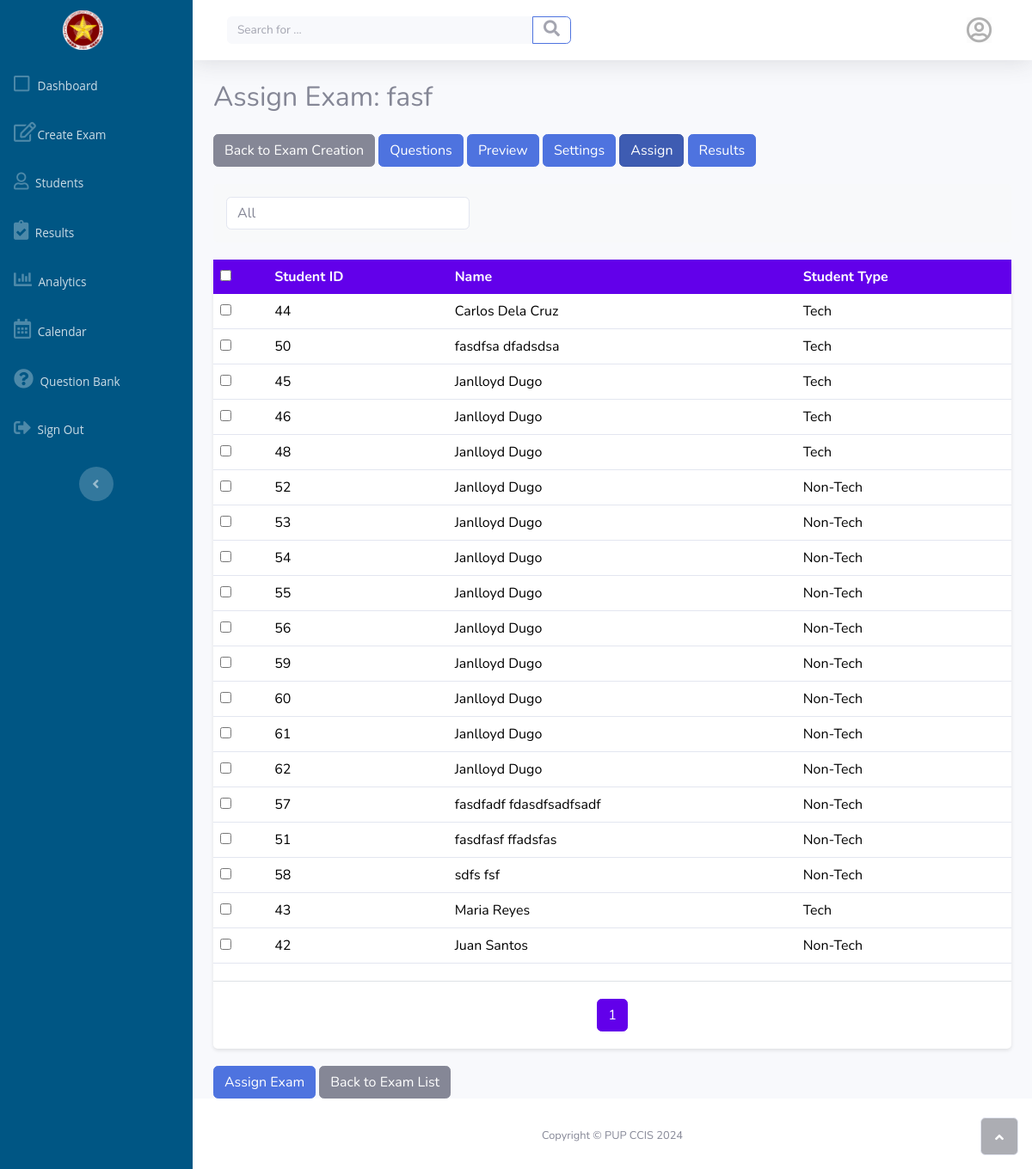
The page /admin/assign_exam.php?exam_id=8 on the database its author committed.
### tables this page shows
CREATE TABLE `exams` (
  `exam_id` int NOT NULL,
  `exam_name` varchar(255) NOT NULL,
  `description` text,
  `duration` varchar(50) NOT NULL,
  `schedule_date` date NOT NULL,
  `created_at` timestamp NULL DEFAULT CURRENT_TIMESTAMP,
  `folder_id` int DEFAULT NULL,
  `student_type` enum('tech','non-tech') DEFAULT NULL,
  `student_year` year DEFAULT NULL
);

CREATE TABLE `students` (
  `student_id` int NOT NULL,
  `last_name` varchar(255) NOT NULL,
  `first_name` varchar(255) NOT NULL,
  `middle_name` varchar(255) DEFAULT NULL,
  `gender` varchar(20) DEFAULT NULL,
  `dob` date DEFAULT NULL,
  `email` varchar(255) DEFAULT NULL,
  `contact_number` varchar(20) DEFAULT NULL,
  `street` varchar(255) DEFAULT NULL,
  `student_type` varchar(100) DEFAULT NULL,
  `previous_school` varchar(255) DEFAULT NULL,
  `year_level` varchar(50) DEFAULT NULL,
  `previous_program` varchar(255) DEFAULT NULL,
  `desired_program` varchar(255) DEFAULT NULL,
  `tor` varchar(255) DEFAULT NULL,
  `school_id` varchar(255) DEFAULT NULL,
  `reference_id` varchar(255) DEFAULT NULL,
  `is_tech` tinyint(1) DEFAULT NULL,
  `registration_date` timestamp NULL DEFAULT CURRENT_TIMESTAMP
);

### admin/assign_exam.php (the view, shortened to what this page needs)
<?php
include_once __DIR__ . '/../config/config.php';
$exam_id = $_GET['exam_id'] ?? null;
$stmt = $conn->prepare("SELECT exam_name FROM exams WHERE exam_id = ?");
$stmt->bind_param("i", $exam_id);
$stmt->execute();
$exam = $stmt->get_result()->fetch_assoc();
$students_per_page = 20;
$page = isset($_GET['page']) ? (int)$_GET['page'] : 1;
$offset = ($page - 1) * $students_per_page;
$total_query = "SELECT COUNT(*) as total FROM students";
$total_result = $conn->query($total_query);
$total_students = $total_result->fetch_assoc()['total'];
$total_pages = ceil($total_students / $students_per_page);
$student_query = "
    SELECT
        s.student_id,
        s.first_name,
        s.last_name,
        s.reference_id,
        s.is_tech,
        CASE
            WHEN s.is_tech = 1 THEN 'Tech'
            ELSE 'Non-Tech'
        END as track_name
    FROM students s
    ORDER BY s.last_name
    LIMIT ? OFFSET ?";
$stmt = $conn->prepare($student_query);
$stmt->bind_param("ii", $students_per_page, $offset);
$stmt->execute();
$students = $stmt->get_result()->fetch_all(MYSQLI_ASSOC);
$assigned_query = "SELECT student_id FROM exam_assignments WHERE exam_id = ?";
$assigned_stmt = $conn->prepare($assigned_query);
$assigned_stmt->bind_param("i", $exam_id);
$assigned_stmt->execute();
$assigned_result = $assigned_stmt->get_result();
$assigned_students = array_column($assigned_result->fetch_all(MYSQLI_ASSOC), 'student_id');
?>
<!DOCTYPE html>
<html lang="en">
<head>
    <link rel="stylesheet" href="assets/bootstrap/css/bootstrap.min.css">
  <link rel="stylesheet" href="assets/fonts/fontawesome-all.min.css">
  <link rel="stylesheet" href="assets/css/styles.min.css">
</head>
<body>
    <div id="wrapper">
        <?php include 'sidebar.php'; ?>
        <div id="content-wrapper" class="d-flex flex-column">
            <div id="content">
                <?php include 'topbar.php'; ?>
                <div class="container-fluid">
                    <h2 class="mb-4">Assign Exam: <?php echo htmlspecialchars($exam['exam_name']); ?></h2>
                    <div class="tab-menu" style="margin-bottom: 20px;">
                        <a href="create-exam.php?exam_id=<?php echo $exam_id; ?>" class="btn btn-secondary">Back to Exam Creation</a>
                        <a href="test2.php?exam_id=<?php echo $exam_id; ?>" class="btn btn-primary">Questions</a>
                        <a href="preview_exam.php?exam_id=<?php echo $exam_id; ?>" class="btn btn-primary">Preview</a>
                        <a href="exam_settings.php?exam_id=<?php echo $exam_id; ?>" class="btn btn-primary">Settings</a>
                        <button class="btn btn-primary active">Assign</button>
                        <a href="exam_results.php?exam_id=<?php echo $exam_id; ?>" class="btn btn-primary">Results</a>
                    </div>
                    <div class="filter-section">
                        <div class="row">
                            <div class="col-md-4">
                                <select id="trackFilter" class="form-control">
                                    <option value="">All</option>
                                </select>
                            </div>
                        </div>
                    </div>
                    <form method="POST">
                        <div class="student-table">
                            <table class="table">
                                <thead>
                                    <tr>
                                        <th>
                                            <input type="checkbox" id="selectAll">
                                        </th>
                                        <th>Student ID</th>
                                        <th>Name</th>
                                        <th>Student Type</th>
                                    </tr>
                                </thead>
                                <tbody>
                                    <?php foreach ($students as $student): ?>
                                    <tr class="student-row" data-track="<?php echo strtolower($student['track_name']); ?>">
                                        <td>
                                            <input type="checkbox" name="student_ids[]"
                                                   value="<?php echo $student['student_id']; ?>"
                                                   <?php echo in_array($student['student_id'], $assigned_students) ? 'checked' : ''; ?>>
                                        </td>
                                        <td><?php echo htmlspecialchars($student['student_id']); ?></td>
                                        <td><?php echo htmlspecialchars($student['first_name'] . ' ' . $student['last_name']); ?></td>
                                        <td><?php echo htmlspecialchars($student['track_name']); ?></td>
                                    </tr>
                                    <?php endforeach; ?>
                                </tbody>
                            </table>
                            <div class="pagination-container" style="padding: 20px; display: flex; justify-content: center;">
                                <nav aria-label="Student list pagination">
                                    <ul class="pagination">
                                        <?php
                                        $start_page = max(1, $page - 2);
                                        $end_page = min($total_pages, $start_page + 4);
                                        $start_page = max(1, $end_page - 4);
                                        for ($i = $start_page; $i <= $end_page; $i++):
                                        ?>
                                            <li class="page-item <?php echo ($i == $page) ? 'active' : ''; ?>">
                                                <a class="page-link" href="?exam_id=<?php echo $exam_id; ?>&page=<?php echo $i; ?>">
                                                    <?php echo $i; ?>
                                                </a>
                                            </li>
                                        <?php endfor; ?>
                                    </ul>
                                </nav>
                            </div>
                        </div>
                        <div class="assign-button">
                            <button type="submit" class="btn btn-primary">Assign Exam</button>
                            <a href="exam_list.php" class="btn btn-secondary">Back to Exam List</a>
                        </div>
                    </form>
                </div>
            </div>
            <?php include 'footer.php'; ?>
        </div>
    </div>
</body>
</html>

### admin/assign_exam.php (style rules this page uses)
.filter-section { margin-bottom: 20px; padding: 15px; background-color: #f8f9fa; border-radius: 5px; }
.student-table { background-color: white; border-radius: 5px; box-shadow: 0 2px 4px rgba(0,0,0,0.1); }
.table thead th { background-color: #6200ea; color: white; border-bottom: none; }
.assign-button { margin-top: 20px; }
.pagination-container { margin-top: 20px; border-top: 1px solid #dee2e6; }
.pagination { margin-bottom: 0; }
.page-link { color: #6200ea; border-color: #dee2e6; }
.page-item.active .page-link { background-color: #6200ea; border-color: #6200ea; }

### rows shown on the page
exams: exam_name "fasf"
students: student_id "44", first_name+last_name "Carlos Dela Cruz", track_name "Tech"
students: student_id "50", first_name+last_name "fasdfsa dfadsdsa", track_name "Tech"
students: student_id "45", first_name+last_name "Janlloyd Dugo", track_name "Tech"
students: student_id "46", first_name+last_name "Janlloyd Dugo", track_name "Tech"
students: student_id "48", first_name+last_name "Janlloyd Dugo", track_name "Tech"
students: student_id "52", first_name+last_name "Janlloyd Dugo", track_name "Non-Tech"
students: student_id "53", first_name+last_name "Janlloyd Dugo", track_name "Non-Tech"
students: student_id "54", first_name+last_name "Janlloyd Dugo", track_name "Non-Tech"
students: student_id "55", first_name+last_name "Janlloyd Dugo", track_name "Non-Tech"
students: student_id "56", first_name+last_name "Janlloyd Dugo", track_name "Non-Tech"
students: student_id "59", first_name+last_name "Janlloyd Dugo", track_name "Non-Tech"
students: student_id "60", first_name+last_name "Janlloyd Dugo", track_name "Non-Tech"
students: student_id "61", first_name+last_name "Janlloyd Dugo", track_name "Non-Tech"
students: student_id "62", first_name+last_name "Janlloyd Dugo", track_name "Non-Tech"
students: student_id "57", first_name+last_name "fasdfadf fdasdfsadfsadf", track_name "Non-Tech"
students: student_id "51", first_name+last_name "fasdfasf ffadsfas", track_name "Non-Tech"
students: student_id "58", first_name+last_name "sdfs fsf", track_name "Non-Tech"
students: student_id "43", first_name+last_name "Maria Reyes", track_name "Tech"
students: student_id "42", first_name+last_name "Juan Santos", track_name "Non-Tech"
